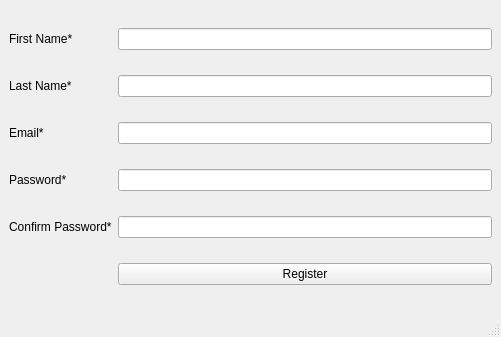
<?xml version="1.0" encoding="UTF-8"?>
<ui version="4.0">
 <class>MainWindow</class>
 <widget class="QMainWindow" name="MainWindow">
  <property name="geometry">
   <rect>
    <x>0</x>
    <y>0</y>
    <width>501</width>
    <height>337</height>
   </rect>
  </property>
  <property name="windowTitle">
   <string>Register</string>
  </property>
  <widget class="QWidget" name="centralwidget">
   <layout class="QGridLayout" name="gridLayout">
    <item row="4" column="1">
     <widget class="QLineEdit" name="pass_confirm_reg">
      <property name="echoMode">
       <enum>QLineEdit::Password</enum>
      </property>
     </widget>
    </item>
    <item row="1" column="1">
     <widget class="QLineEdit" name="last_name_reg"/>
    </item>
    <item row="5" column="1">
     <widget class="QPushButton" name="reg_btn">
      <property name="text">
       <string>Register</string>
      </property>
     </widget>
    </item>
    <item row="3" column="1">
     <widget class="QLineEdit" name="pass_reg">
      <property name="echoMode">
       <enum>QLineEdit::Password</enum>
      </property>
     </widget>
    </item>
    <item row="0" column="1">
     <widget class="QLineEdit" name="first_name_reg"/>
    </item>
    <item row="2" column="1">
     <widget class="QLineEdit" name="email_reg">
      <property name="echoMode">
       <enum>QLineEdit::Normal</enum>
      </property>
     </widget>
    </item>
    <item row="0" column="0">
     <widget class="QLabel" name="label">
      <property name="text">
       <string>First Name*</string>
      </property>
     </widget>
    </item>
    <item row="1" column="0">
     <widget class="QLabel" name="label_2">
      <property name="text">
       <string>Last Name*</string>
      </property>
     </widget>
    </item>
    <item row="2" column="0">
     <widget class="QLabel" name="label_3">
      <property name="text">
       <string>Email*</string>
      </property>
     </widget>
    </item>
    <item row="3" column="0">
     <widget class="QLabel" name="label_4">
      <property name="text">
       <string>Password*</string>
      </property>
     </widget>
    </item>
    <item row="4" column="0">
     <widget class="QLabel" name="label_5">
      <property name="text">
       <string>Confirm Password*</string>
      </property>
     </widget>
    </item>
   </layout>
  </widget>
  <widget class="QStatusBar" name="statusbar"/>
 </widget>
 <resources/>
 <connections/>
</ui>
